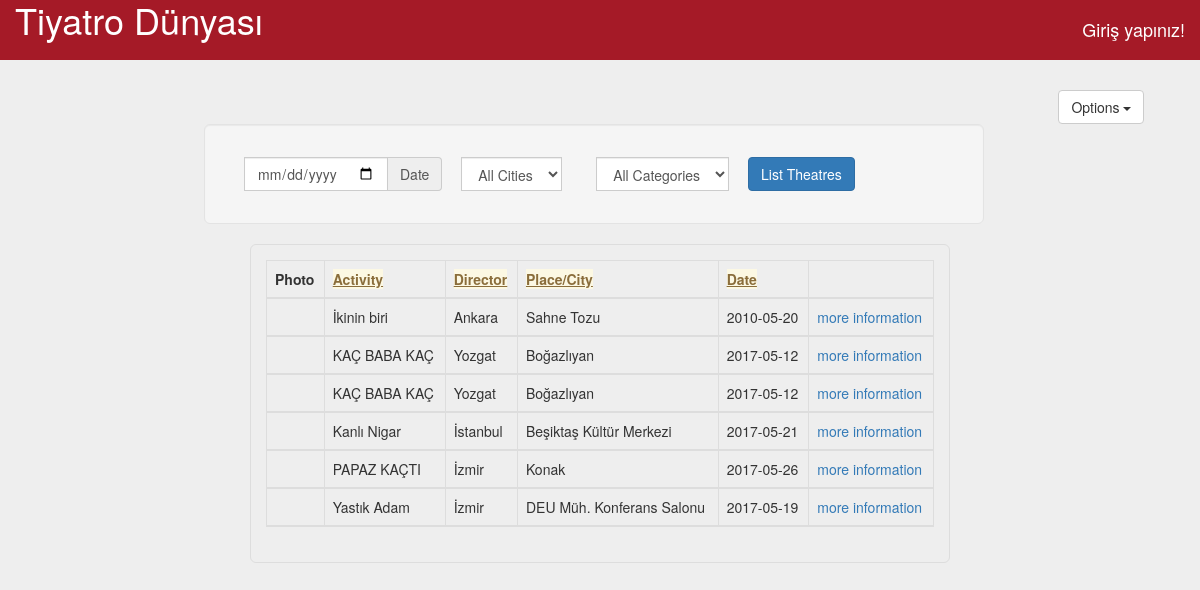
Page /PresentationLayer/Admin.php on the committed database.
### tables this page shows
CREATE TABLE `activity` (
  `idActivity` int(11) NOT NULL,
  `name` varchar(64) NOT NULL,
  `summary` varchar(1204) NOT NULL,
  `date` date NOT NULL,
  `category` varchar(64) NOT NULL,
  `place` varchar(64) NOT NULL,
  `city` varchar(64) NOT NULL,
  `director` varchar(64) NOT NULL,
  `writer` varchar(64) NOT NULL,
  `sponsor` varchar(64) NOT NULL,
  `AvailableSeats` int(11) NOT NULL,
  `price` int(64) NOT NULL
);

### DataLayer/DB.php (called while the page is built, shortened)
<?php
class DB
{
    private $servername = "";
    private $username = "root";
    private $password = "12345678";
    private $dbname = "theatre";
    private $connection;
    function __construct() {
        $this->connection = new mysqli(
            $this->servername,
            $this->username,
            $this->password,
            $this->dbname
        );
        if ($this->connection->connect_error) {
            die("Bağlantı hatası: " . $this->connection->connect_error);
        }
        else
        $this->connection->set_charset("utf8");
    }
    public function getDataTable($query) {
        $result = $this->connection->query($query);
        return $result;
    }
}

### LogicLayer/UserManagement.php (called while the page is built, shortened)
<?php
require_once ("Activity.php");
class UserManagement
{
    public static function getAllActivity()
    {
        require_once("../DataLayer/DB.php");
        $db = new DB();
        $result = $db->getDataTable("select idActivity, name, summary, date,category,place,city,director,writer,sponsor,availableSeats,price from activity order by name");
        $allUsers = array();
        while ($row = $result->fetch_assoc()) {
            $userObj = new Activity($row["idActivity"],$row["name"],$row["summary"],$row["date"],$row["category"],$row["place"],$row["city"],$row["director"],$row["writer"],$row["sponsor"],$row["availableSeats"],$row["price"] );
            array_push($allUsers, $userObj);
        }
        return $allUsers;
    }
}

### LogicLayer/Activity.php (called while the page is built, shortened)
<?php
class Activity
{
    private $name;
    private $date;
    private $idPlace;
    private $idDirector;
    function __construct($idActivity = NULL, $name = NULL,$summary=NULL,$date=NULL,$category=NULL,$idPlace=NULL,$idDirector=NULL,$idWriter=NULL, $idSponsor = NULL,$availableSeats=NULL) {
        $this->name = $name;
        $this->date=$date;
        $this->idPlace=$idPlace;
        $this->idDirector=$idDirector;
    }
    public function getName()
    {
        return $this->name;
    }
    public function getDate()
    {
        return $this->date;
    }
    public function getİdDirector()
    {
        return $this->idDirector;
    }
    public function getİdPlace()
    {
        return $this->idPlace;
    }
}

### PresentationLayer/Admin.php (the view, shortened to what this page needs)
<?php
$nameUser = null;
?>
<!DOCTYPE html>
<html lang="tr">
<head>
    <link href="../css/bootstrap.min.css" rel="stylesheet">
    <link href="../css/dashboard.css" rel="stylesheet">
    <link href="../css/new.css" rel="stylesheet">
</head>
<body>
<nav class="navbar navbar-inverse navbar-fixed-top">
    <div class="container-fluid" id="asd" name="asd" >
        <div class="navbar-header navbar-right">
            <br>
            <a class="h4" style="color: white">
                <?php
                if(isset($nameUser)) {
                    echo "Welcome " . $nameUser."(Admin)";
                }
                else {
                    echo "Giriş yapınız!";
                }
                ?>
            </a>
        </div>
        <div class=" navbar-left">
            <a class="h1" style=" color: white" href="#" >Tiyatro Dünyası</a><br><br>
        </div>
    </div>
</nav>
<br><br>
<div class="dropdown" style="margin-left: 88.2%">
    <button class="btn btn-default dropdown-toggle" type="button" id="dropdownMenu1" data-toggle="dropdown" aria-haspopup="true" aria-expanded="true">
        Options
        <span class="caret"></span>
    </button>
</div>
<div id="activityList">
    <div id="search" class="well well-lg">
        <form class="navbar-form" method="post" action="<?php $_PHP_SELF ?>">
            <div class="input-group">
                <label for="inputDate"></label><input type="date" id="inputDate" name="inputDate" class="form-control">
                <div class="input-group-addon" >Date</div>
            </div>
            <div class="input-group">
                <div class="col-sm-9">
                    <select id="city" name="city" class="form-control">
                        <option value="0">All Cities</option>
                    </select>
                </div>
            </div>
            <div class="input-group">
                <div class="dropdown">
                    <div class="col-sm-9">
                        <select id="category" name="category" class="form-control">
                            <option value="0">All Categories</option>
                        </select>
                    </div>
                </div>
            </div>
            <button type="submit" class="btn btn-primary ">List Theatres</button>
        </form>
    </div>
    <div id="thTable">
        <form method="POST" action="<?php $_PHP_SELF ?>">
            <table id="idTable" class="table table-bordered table-inverse">
                <thead>
                <tr>
                    <th>Photo</th>
                    <th><a class="alert-warning"><u>Activity</u></a></th>
                    <th><a class="alert-warning"><u>Director</u></a></th>
                    <th><a class="alert-warning"><u>Place/City</u></a></th>
                    <th><a class="alert-warning"><u>Date</u></a></th>
                    <th></th>
                </tr>
                <tr>
                    <?php
                    require_once ("../LogicLayer/UserManagement.php");
                    $activityList = UserManagement::getAllActivity();
                    for($i = 0; $i < count($activityList); $i++) {
                    ?>
                <tr>
                    <td></td>
                    <td><?php echo $activityList[$i]->getName(); ?></td>
                    <td><?php echo $activityList[$i]->getİdDirector(); ?></td>
                    <td><?php echo $activityList[$i]->getİdPlace(); ?></td>
                    <td><?php echo $activityList[$i]->getDate(); ?></td>
                    <td><a class="link" href="#">more information</a></td>
                </tr>
                <?php
                }
                ?>
                </tr>
                </thead>
            </table>
        </form>
    </div>
</div>
                    <?php
                    require_once ("../LogicLayer/UserManagement.php");
                    ?>
</body>
</html>

### css/dashboard.css (style rules this page uses)
body { padding-top: 50px; }
.navbar-fixed-top { border: 0; }
.navbar-inverse { background-color:#a51a27; }
html { position: relative; min-height: 100%; }
body { margin-bottom: 60px; }

### css/new.css (style rules this page uses)
body { margin: 0; }
#thTable { width: 700px; margin-left: auto; margin-right: auto; padding: 15px; border: 1px solid #ddd; border-radius: 6px; }
#search { margin-left: 17%; margin-right: 18%; }
body { background-color: #eee; }

### rows in the picture
activity: Name "İkinin biri", city "Ankara", place "Sahne Tozu", date "2010-05-20"
activity: name "KAÇ BABA KAÇ", city "Yozgat", place "Boğazlıyan", date "2017-05-12"
activity: name "KAÇ BABA KAÇ", city "Yozgat", place "Boğazlıyan", date "2017-05-12"
activity: name "Kanlı Nigar", city "İstanbul", place "Beşiktaş Kültür Merkezi", date "2017-05-21"
activity: name "PAPAZ KAÇTI", city "İzmir", place "Konak", date "2017-05-26"
activity: name "Yastık Adam", city "İzmir", place "DEU Müh. Konferans Salonu", date "2017-05-19"
